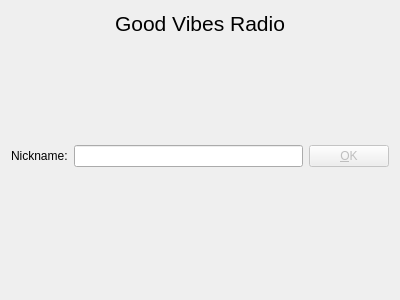
<?xml version="1.0" encoding="UTF-8"?>
<ui version="4.0">
 <class>UserNameSettingWidget</class>
 <widget class="QWidget" name="UserNameSettingWidget">
  <property name="geometry">
   <rect>
    <x>0</x>
    <y>0</y>
    <width>400</width>
    <height>300</height>
   </rect>
  </property>
  <property name="windowTitle">
   <string>Form</string>
  </property>
  <layout class="QVBoxLayout" name="verticalLayout_2">
   <item>
    <layout class="QHBoxLayout" name="horizontalLayout_2">
     <item>
      <spacer name="horizontalSpacer">
       <property name="orientation">
        <enum>Qt::Horizontal</enum>
       </property>
       <property name="sizeHint" stdset="0">
        <size>
         <width>40</width>
         <height>20</height>
        </size>
       </property>
      </spacer>
     </item>
     <item>
      <widget class="QLabel" name="label_2">
       <property name="font">
        <font>
         <pointsize>16</pointsize>
        </font>
       </property>
       <property name="text">
        <string>Good Vibes Radio</string>
       </property>
      </widget>
     </item>
     <item>
      <spacer name="horizontalSpacer_2">
       <property name="orientation">
        <enum>Qt::Horizontal</enum>
       </property>
       <property name="sizeHint" stdset="0">
        <size>
         <width>40</width>
         <height>20</height>
        </size>
       </property>
      </spacer>
     </item>
    </layout>
   </item>
   <item>
    <spacer name="verticalSpacer">
     <property name="orientation">
      <enum>Qt::Vertical</enum>
     </property>
     <property name="sizeHint" stdset="0">
      <size>
       <width>20</width>
       <height>95</height>
      </size>
     </property>
    </spacer>
   </item>
   <item>
    <layout class="QVBoxLayout" name="verticalLayout">
     <item>
      <layout class="QHBoxLayout" name="horizontalLayout">
       <item>
        <widget class="QLabel" name="label">
         <property name="text">
          <string>Nickname:</string>
         </property>
        </widget>
       </item>
       <item>
        <widget class="QLineEdit" name="nicknameEdit"/>
       </item>
       <item>
        <widget class="QPushButton" name="cmdOk">
         <property name="enabled">
          <bool>false</bool>
         </property>
         <property name="text">
          <string>&amp;OK</string>
         </property>
        </widget>
       </item>
      </layout>
     </item>
     <item>
      <widget class="QLabel" name="errorsEdit">
       <property name="text">
        <string/>
       </property>
      </widget>
     </item>
    </layout>
   </item>
   <item>
    <spacer name="verticalSpacer_2">
     <property name="orientation">
      <enum>Qt::Vertical</enum>
     </property>
     <property name="sizeHint" stdset="0">
      <size>
       <width>20</width>
       <height>95</height>
      </size>
     </property>
    </spacer>
   </item>
  </layout>
 </widget>
 <resources/>
 <connections/>
</ui>
